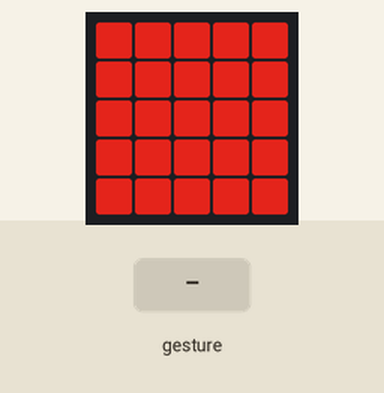
Simulated run of this program. Board: BBC micro:bit running MicroPython. Shown: the board's 5×5 LED display. The inputs (shaded band) are chosen by the test bench. Dim RGB values are drawn brighter than linear; a tilt is held for 1.5 s and a shake lasts 1 s, then the board lies face up again.

Above: at 1.2 s.
1.3 s: gesture 'shake'
At 1.56 s:
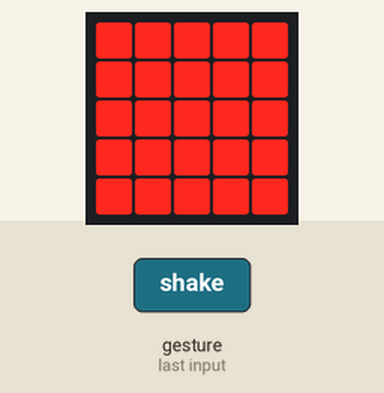
Timing chart, 0 to 4.3 s (numbered marks = the images above; inputs shaded):
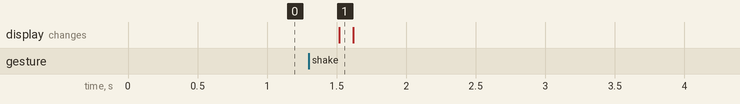

The program:

brake_light.py
```python
# MicroPython program for BBC micro:bit
#
# Sets all LEDs to 70% brightness.
# When a shake is detected, all LEDs brighten to 100% for 1 second,
# then return to 70%.

# This doesn't work like I intend yet, still needs some more work.

from microbit import *

# Define brightness levels
# The maximum brightness for an LED is 9.
# 70% of 9 is ~6.3, so we'll use 6.
BRIGHTNESS_LOW = 6
BRIGHTNESS_HIGH = 9

def set_all_leds(brightness_level):
    """A helper function to set all 25 LEDs to a given brightness."""
    for x in range(5):
        for y in range(5):
            # display.set_pixel(x, y, value) sets the brightness
            # of the LED at coordinate (x,y)
            display.set_pixel(x, y, brightness_level)

# --- Main Program Starts Here ---

# 1. Set the initial state: all LEDs at 70%
set_all_leds(BRIGHTNESS_LOW)

# 2. Start an infinite loop to keep checking for shakes
while True:
    # Check if the 'shake' gesture has happened
    if accelerometer.was_gesture('shake'):

        # If shaken, set all LEDs to 100% brightness
        set_all_leds(BRIGHTNESS_HIGH)

        # Pause for 1 second (1000 milliseconds)
        sleep(100)

        # Return all LEDs to the low brightness state
        set_all_leds(BRIGHTNESS_LOW)

    # Add a small delay in the loop to allow the micro:bit
    # to process other things (like detecting gestures)
    sleep(20)
```

Measured:
- after the input at 1.3 s, the display: changes after 0.22 s (image 1)
